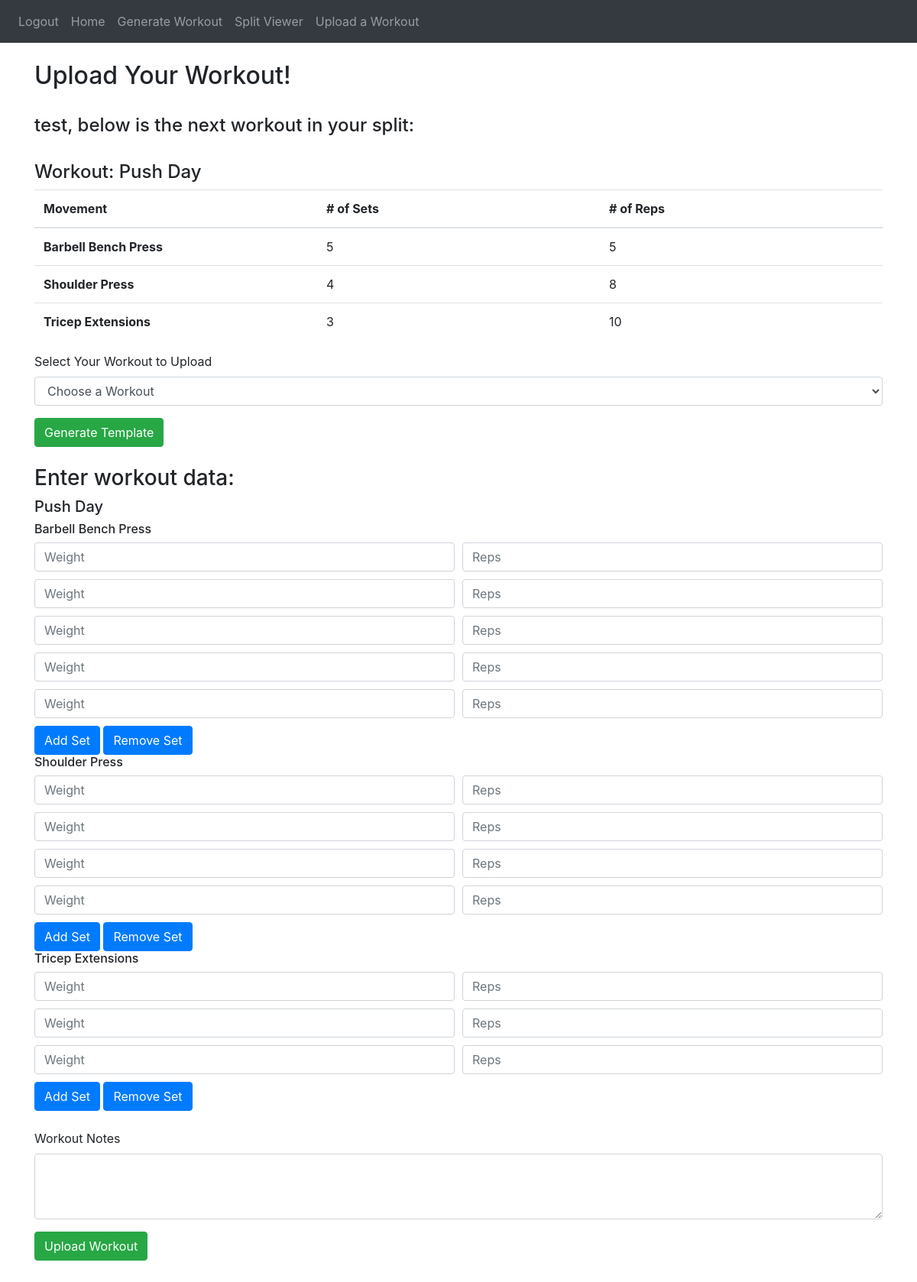
/upload-workout (signed in), run on the app's committed database.
### website/models.py (models this page shows, shortened)
class User(db.Model, UserMixin):
    id = db.Column(db.Integer, primary_key = True)
    email = db.Column(db.String(150), unique = True)
    password = db.Column(db.String(150))
    first_name = db.Column(db.String(150))
    notes = db.relationship('Note')
    workouts = db.relationship('Workout')
    splits = db.relationship('Split')
    def get_active_split(self):
        for split in self.splits:
            if split.is_active:
                return split
        return None

class Split(db.Model):
    id = db.Column(db.Integer, primary_key=True)
    split_name = db.Column(db.String(10000))
    is_active = db.Column(db.Boolean)
    user_id = db.Column(db.Integer, db.ForeignKey('user.id'))
    next_workout_ind = db.Column(db.Integer)
    order = db.Column(JSON)
    def get_curr_workout(self):
        return Workout.query.filter_by(id = self.order[0]).first()

class Workout(db.Model):
    id = db.Column(db.Integer, primary_key=True)
    workout_name = db.Column(db.String(10000))
    num_movements = db.Column(db.Integer)
    movements = db.relationship('Movement', backref='workout', lazy=True)
    splits = db.relationship('Split', secondary=split_workout, backref=db.backref('workouts', lazy='dynamic'))
    user_id = db.Column(db.Integer, db.ForeignKey('user.id'))

class Movement(db.Model):
    id = db.Column(db.Integer, primary_key=True)
    mov_name = db.Column(db.String(100))
    reps = db.Column(db.Integer)
    sets = db.Column(db.Integer)
    workout_id = db.Column(db.Integer, db.ForeignKey('workout.id'))

### website/upload_workout.py (the view, shortened to what this page needs)
@upload_workout.route('/upload-workout', methods=['GET', 'POST'])
@login_required
def upload():
    swkrt.setWorkout(current_user.get_active_split().get_curr_workout())
    return render_template("upload_workout.html", user=current_user, wrkt=swkrt.getStoredWorkout())

### website/upload_workout.py (called while the page is built)
    def setWorkout(self, w):
        self.workout = w

    def getStoredWorkout(self):
        return self.workout

### website/templates/upload_workout.html (shortened to what this page needs)
{% extends "base.html" %} {% block title %} Split Viewer {% endblock %}
{%block content%}
    <br />
    <h2> Upload Your Workout! </h2>
    <br />
    <h4> {{user.first_name}}, below is the next workout in your split:</h4>
    <br />
    <h4> Workout: {{user.get_active_split().get_curr_workout().workout_name}}</h4>
    <table class="table">
        <thead>
            <tr>
                <th scope="col">Movement</th>
                <th scope="col"># of Sets</th>
                <th scope="col"># of Reps</th>
            </tr>
        </thead>
        <tbody>
            {% for mov in user.get_active_split().get_curr_workout().movements %}
                <tr>
                    <th scope="row">{{mov.mov_name}}</th>
                    <td>{{mov.sets}}</td>
                    <td>{{mov.reps}}</td>
                </tr>
            {% endfor %}
        </tbody>
    </table>
    <div class="downloadWorkout">
        <form method='POST' action="{{ url_for('upload_workout.download_template') }}">
            <div class="form-group">
                <label for="workout_name">Select Your Workout to Upload</label>
                <select class="form-control" id="workout_name" name="workout_name">
                    <option value="" selected disabled>Choose a Workout</option>
                </select>
            </div>
            <button type="submit" class="btn btn-success">Generate Template</button>
        </form>
    </div>
    <br/>
    <div class="enterWorkoutData">
        <h3>Enter workout data:</h3>
        <form method="POST" action="{{ url_for('upload_workout.upload') }}">
            {% if wrkt %}
                <h5> {{ wrkt.workout_name }} </h5>
                {% for m in wrkt.movements %}
                    <h6> {{ m.mov_name }} </h6>
                    {% set outer_loop = loop %}
                    <div id="sets-container-{{ loop.index }}">
                        {% for s in range(m.sets) %}
                            <div class="form-row" id="set-{{ loop.index }}-{{ loop.index0 + 1 }}">
                                <div class="col">
                                    <input type="number" class="form-control" name="weight-{{ outer_loop.index0 }}-{{ loop.index0 }}" placeholder="Weight" min="1">
                                </div>
                                <div class="col">
                                    <input type="number" class="form-control" name="reps-{{ outer_loop.index0 }}-{{ loop.index0 }}" placeholder="Reps" min="1">
                                </div>
                            </div>
                        {% endfor %}
                    </div>
                    <button type="button" onclick="addSet({{ loop.index }})" class="btn btn-primary">Add Set</button>
                    <button type="button" onclick="removeSet({{ loop.index }})" class="btn btn-primary">Remove Set</button>
                {% endfor %}
            {% else %}
                <h5> No active workout available. Please set up a workout first. </h5>
            {% endif %}
            <br/>
            <br/>
            <div class="form-group" id="workoutNotes", name="workoutNotes">
                <label for="workoutNotes"> Workout Notes </label>
                <textarea class="form-control" id="workoutNotes" name="workoutNotes" rows="3"></textarea>
            </div>
            <button type="submit" id="upload-workout" class="btn btn-success">Upload Workout</button>
        </form>
    </div>
    <br/>
    <br/>
{% endblock %}

### website/templates/base.html (style rules this page uses)
.col { padding: 0; display: flex; }

### website/templates/upload_workout.html (style rules this page uses)
.table th, .table td { width: 33.33%; }
.form-row { margin-bottom: 10px; }

### data on the page
User: first_name "test"
Split: get_active_split "Push Day"
Movement: mov_name "Barbell Bench Press", sets "5", reps "5"
Movement: mov_name "Shoulder Press", sets "4", reps "8"
Movement: mov_name "Tricep Extensions", sets "3", reps "10"
Workout: workout_name "Push Day"
